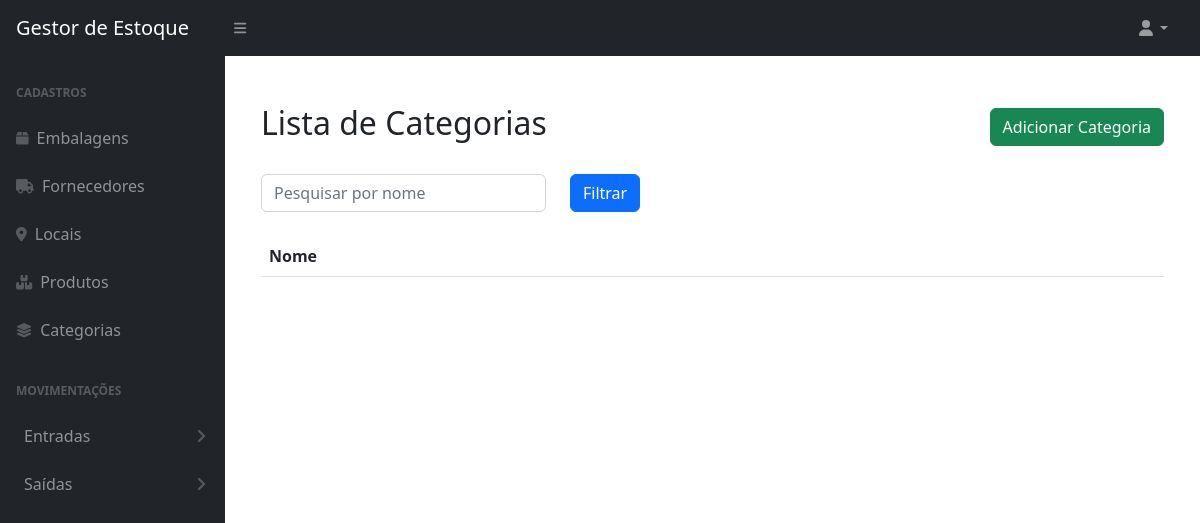
Before: /categorias/ with the older database file.
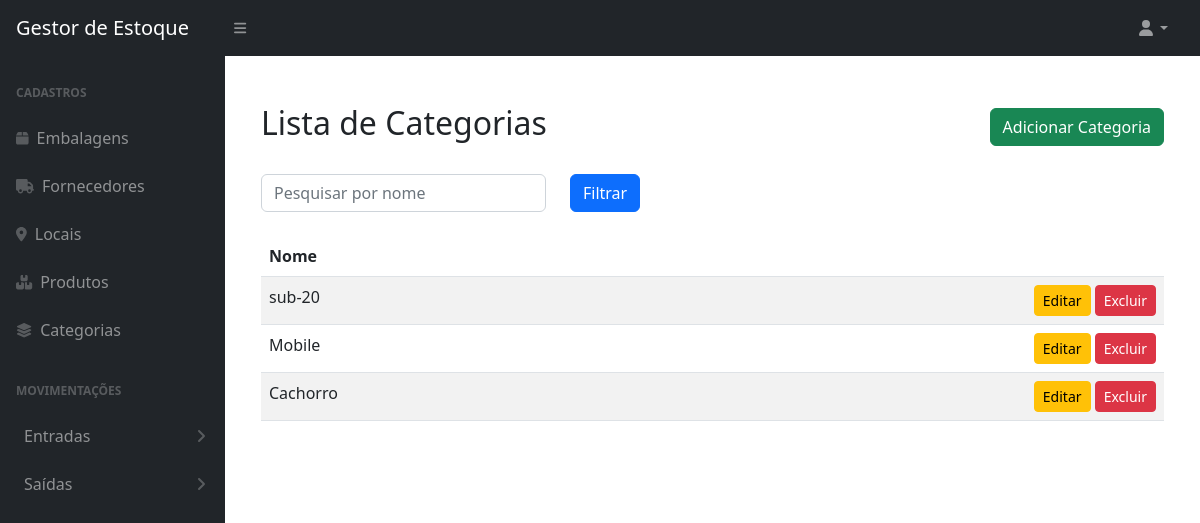
After: the same page with the newer database file.
### produtos/models.py (models this page shows, shortened)
class Categoria(BaseModel):
    nome = models.CharField(
        max_length=100, verbose_name='Nome da categoria', unique=True
    )  # noqa: E501
    class Meta:
        db_table = 'categorias'

### produtos/views.py (the view)
# urls.py: path('categorias/', listar_categorias, name='listar_categorias'),
def listar_categorias(request):
    consulta = request.GET.get('q')
    categorias = Categoria.objects.all()
    if consulta:
        categorias = categorias.filter(nome__icontains=consulta)
    return render(request, 'produtos/listar_categorias.html', {'categorias': categorias})  # noqa: E501

### produtos/templates/produtos/listar_categorias.html
{% extends "base.html" %}
{% block content %}
<div class="container mt-5">
    <div class="d-flex justify-content-between align-items-center mb-4">
        <h2>Lista de Categorias</h2>
        <a href="{% url 'adicionar_categorias' %}" class="btn btn-success">Adicionar Categoria</a>
    </div>
    <form method="get" class="mb-4">
        <div class="row">
            <div class="col-md-4">
                <input type="text" name="q" class="form-control" placeholder="Pesquisar por nome" value="{{ request.GET.q }}">
            </div>
            <div class="col-md-4">
                <button type="submit" class="btn btn-primary">Filtrar</button>
            </div>
        </div>
    </form>
    <div class="table-responsive">
        <table class="table table-striped table-hover">
            <thead class="thead-dark">
                <tr>
                    <th>Nome</th>
                    <th></th>
                </tr>
            </thead>
            <tbody>
                {% for categoria in categorias %}
                <tr>
                    <td>{{ categoria.nome }}</td>
                    <td class="text-end">
                        <a href="{% url 'editar_categorias' categoria.id %}" class="btn btn-warning btn-sm">Editar</a>
                        <a href="{% url 'excluir_categorias' categoria.id %}" class="btn btn-danger btn-sm">Excluir</a>
                    </td>
                </tr>
                {% endfor %}
            </tbody>
        </table>
    </div>
</div>
{% endblock content %}

Changed rows visible on the page:
added Categoria: nome "sub-20"
added Categoria: nome "Mobile"
added Categoria: nome "Cachorro"
